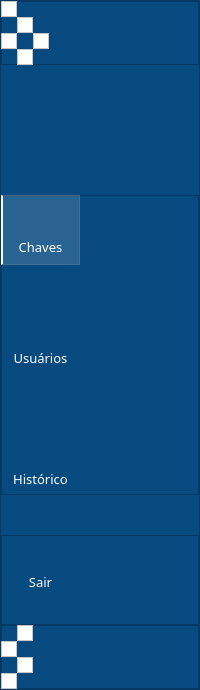
         <widget class="QFrame" name="frame_barraLateral">
          <property name="minimumSize">
           <size>
            <width>80</width>
            <height>0</height>
           </size>
          </property>
          <property name="maximumSize">
           <size>
            <width>16777215</width>
            <height>16777215</height>
           </size>
          </property>
          <property name="styleSheet">
           <string notr="true">background-color: #064A80;
color: #fff;
font-family: Aldrich;
font-size: 13px;</string>
          </property>
          <property name="frameShape">
           <enum>QFrame::StyledPanel</enum>
          </property>
          <property name="frameShadow">
           <enum>QFrame::Raised</enum>
          </property>
          <layout class="QVBoxLayout" name="verticalLayout_10">
           <property name="spacing">
            <number>0</number>
           </property>
           <property name="leftMargin">
            <number>0</number>
           </property>
           <property name="topMargin">
            <number>0</number>
           </property>
           <property name="rightMargin">
            <number>0</number>
           </property>
           <property name="bottomMargin">
            <number>0</number>
           </property>
           <item>
            <widget class="QFrame" name="frame_quadradinhosB">
             <property name="minimumSize">
              <size>
               <width>68</width>
               <height>64</height>
              </size>
             </property>
             <property name="maximumSize">
              <size>
               <width>16777215</width>
               <height>64</height>
              </size>
             </property>
             <property name="frameShape">
              <enum>QFrame::StyledPanel</enum>
             </property>
             <property name="frameShadow">
              <enum>QFrame::Raised</enum>
             </property>
             <property name="lineWidth">
              <number>0</number>
             </property>
             <widget class="QFrame" name="frame_quadradinho">
              <property name="geometry">
               <rect>
                <x>0</x>
                <y>0</y>
                <width>16</width>
                <height>16</height>
               </rect>
              </property>
              <property name="sizePolicy">
               <sizepolicy hsizetype="Fixed" vsizetype="Fixed">
                <horstretch>0</horstretch>
                <verstretch>0</verstretch>
               </sizepolicy>
              </property>
              <property name="styleSheet">
               <string notr="true">background-color: #fff;</string>
              </property>
              <property name="frameShape">
               <enum>QFrame::StyledPanel</enum>
              </property>
              <property name="frameShadow">
               <enum>QFrame::Raised</enum>
              </property>
             </widget>
             <widget class="QFrame" name="frame_quadradinho_2">
              <property name="geometry">
               <rect>
                <x>16</x>
                <y>16</y>
                <width>16</width>
                <height>16</height>
               </rect>
              </property>
              <property name="sizePolicy">
               <sizepolicy hsizetype="Fixed" vsizetype="Fixed">
                <horstretch>0</horstretch>
                <verstretch>0</verstretch>
               </sizepolicy>
              </property>
              <property name="styleSheet">
               <string notr="true">background-color: #fff;</string>
              </property>
              <property name="frameShape">
               <enum>QFrame::StyledPanel</enum>
              </property>
              <property name="frameShadow">
               <enum>QFrame::Raised</enum>
              </property>
             </widget>
             <widget class="QFrame" name="frame_quadradinho_3">
              <property name="geometry">
               <rect>
                <x>0</x>
                <y>32</y>
                <width>16</width>
                <height>16</height>
               </rect>
              </property>
              <property name="sizePolicy">
               <sizepolicy hsizetype="Fixed" vsizetype="Fixed">
                <horstretch>0</horstretch>
                <verstretch>0</verstretch>
               </sizepolicy>
              </property>
              <property name="styleSheet">
               <string notr="true">background-color: #fff;</string>
              </property>
              <property name="frameShape">
               <enum>QFrame::StyledPanel</enum>
              </property>
              <property name="frameShadow">
               <enum>QFrame::Raised</enum>
              </property>
             </widget>
             <widget class="QFrame" name="frame_quadradinho_4">
              <property name="geometry">
               <rect>
                <x>16</x>
                <y>48</y>
                <width>16</width>
                <height>16</height>
               </rect>
              </property>
              <property name="sizePolicy">
               <sizepolicy hsizetype="Fixed" vsizetype="Fixed">
                <horstretch>0</horstretch>
                <verstretch>0</verstretch>
               </sizepolicy>
              </property>
              <property name="styleSheet">
               <string notr="true">background-color: #fff;</string>
              </property>
              <property name="frameShape">
               <enum>QFrame::StyledPanel</enum>
              </property>
              <property name="frameShadow">
               <enum>QFrame::Raised</enum>
              </property>
             </widget>
             <widget class="QFrame" name="frame_quadradinho_5">
              <property name="geometry">
               <rect>
                <x>32</x>
                <y>32</y>
                <width>16</width>
                <height>16</height>
               </rect>
              </property>
              <property name="sizePolicy">
               <sizepolicy hsizetype="Fixed" vsizetype="Fixed">
                <horstretch>0</horstretch>
                <verstretch>0</verstretch>
               </sizepolicy>
              </property>
              <property name="styleSheet">
               <string notr="true">background-color: #fff;</string>
              </property>
              <property name="frameShape">
               <enum>QFrame::StyledPanel</enum>
              </property>
              <property name="frameShadow">
               <enum>QFrame::Raised</enum>
              </property>
             </widget>
            </widget>
           </item>
           <item>
            <spacer name="verticalSpacer_30">
             <property name="orientation">
              <enum>Qt::Vertical</enum>
             </property>
             <property name="sizeType">
              <enum>QSizePolicy::Minimum</enum>
             </property>
             <property name="sizeHint" stdset="0">
              <size>
               <width>20</width>
               <height>130</height>
              </size>
             </property>
            </spacer>
           </item>
           <item>
            <widget class="QFrame" name="frame_iconesCentrais">
             <property name="minimumSize">
              <size>
               <width>0</width>
               <height>300</height>
              </size>
             </property>
             <property name="styleSheet">
              <string notr="true"/>
             </property>
             <property name="frameShape">
              <enum>QFrame::StyledPanel</enum>
             </property>
             <property name="frameShadow">
              <enum>QFrame::Raised</enum>
             </property>
             <widget class="QLabel" name="label_iconRelatorio">
              <property name="geometry">
               <rect>
                <x>22</x>
                <y>237</y>
                <width>36</width>
                <height>36</height>
               </rect>
              </property>
              <property name="minimumSize">
               <size>
                <width>0</width>
                <height>0</height>
               </size>
              </property>
              <property name="text">
               <string/>
              </property>
              <property name="pixmap">
               <pixmap>icons/relatorio.svg</pixmap>
              </property>
              <property name="scaledContents">
               <bool>true</bool>
              </property>
              <property name="alignment">
               <set>Qt::AlignCenter</set>
              </property>
             </widget>
             <widget class="QLabel" name="label_iconUser">
              <property name="geometry">
               <rect>
                <x>21</x>
                <y>118</y>
                <width>38</width>
                <height>38</height>
               </rect>
              </property>
              <property name="minimumSize">
               <size>
                <width>0</width>
                <height>0</height>
               </size>
              </property>
              <property name="text">
               <string/>
              </property>
              <property name="pixmap">
               <pixmap>icons/usuarios.svg</pixmap>
              </property>
              <property name="scaledContents">
               <bool>true</bool>
              </property>
              <property name="alignment">
               <set>Qt::AlignCenter</set>
              </property>
             </widget>
             <widget class="QLabel" name="label_iconChave">
              <property name="geometry">
               <rect>
                <x>20</x>
                <y>5</y>
                <width>38</width>
                <height>38</height>
               </rect>
              </property>
              <property name="minimumSize">
               <size>
                <width>0</width>
                <height>0</height>
               </size>
              </property>
              <property name="text">
               <string/>
              </property>
              <property name="pixmap">
               <pixmap>icons/vpn_key_white_48dp.svg</pixmap>
              </property>
              <property name="scaledContents">
               <bool>true</bool>
              </property>
              <property name="alignment">
               <set>Qt::AlignCenter</set>
              </property>
             </widget>
             <widget class="QPushButton" name="btn_chave">
              <property name="geometry">
               <rect>
                <x>0</x>
                <y>0</y>
                <width>79</width>
                <height>70</height>
               </rect>
              </property>
              <property name="styleSheet">
               <string notr="true">QPushButton {
	padding-top: 34px;
	background-color: rgba(255,255,255,0);
	border-style: outset;	
}
QPushButton:hover {
	background-color: rgba(255,255,255,15);
}
QPushButton:pressed {
	background-color: rgba(255,255,255,35);
}
</string>
              </property>
              <property name="text">
               <string>Chaves</string>
              </property>
             </widget>
             <widget class="QPushButton" name="btn_usuario">
              <property name="geometry">
               <rect>
                <x>0</x>
                <y>112</y>
                <width>79</width>
                <height>70</height>
               </rect>
              </property>
              <property name="styleSheet">
               <string notr="true">QPushButton {
	padding-top: 32px;
	background-color: rgba(255,255,255,0);
	border-style: outset;	
}
QPushButton:hover {
	background-color: rgba(255,255,255,15);
}
QPushButton:pressed {
	background-color: rgba(255,255,255,35);
}
</string>
              </property>
              <property name="text">
               <string>Usuários</string>
              </property>
             </widget>
             <widget class="QPushButton" name="btn_historico">
              <property name="geometry">
               <rect>
                <x>0</x>
                <y>230</y>
                <width>79</width>
                <height>70</height>
               </rect>
              </property>
              <property name="styleSheet">
               <string notr="true">QPushButton {
	padding-top: 38px;
	background-color: rgba(255,255,255,0);
	border-style: outset;	
}
QPushButton:hover {
	background-color: rgba(255,255,255,15);
}
QPushButton:pressed {
	background-color: rgba(255,255,255,35);
}
</string>
              </property>
              <property name="text">
               <string>Histórico</string>
              </property>
             </widget>
             <widget class="QFrame" name="frame_selected">
              <property name="geometry">
               <rect>
                <x>0</x>
                <y>0</y>
                <width>79</width>
                <height>70</height>
               </rect>
              </property>
              <property name="styleSheet">
               <string notr="true">background-color: rgba(255,255,255,35);
border-left: 2px solid #fff;
padding-right: 2px;</string>
              </property>
              <property name="frameShape">
               <enum>QFrame::StyledPanel</enum>
              </property>
              <property name="frameShadow">
               <enum>QFrame::Raised</enum>
              </property>
             </widget>
             <zorder>label_iconUser</zorder>
             <zorder>label_iconRelatorio</zorder>
             <zorder>label_iconChave</zorder>
             <zorder>frame_selected</zorder>
             <zorder>btn_chave</zorder>
             <zorder>btn_usuario</zorder>
             <zorder>btn_historico</zorder>
            </widget>
           </item>
           <item>
            <spacer name="verticalSpacer_31">
             <property name="orientation">
              <enum>Qt::Vertical</enum>
             </property>
             <property name="sizeType">
              <enum>QSizePolicy::Expanding</enum>
             </property>
             <property name="sizeHint" stdset="0">
              <size>
               <width>20</width>
               <height>40</height>
              </size>
             </property>
            </spacer>
           </item>
           <item>
            <widget class="QFrame" name="frame_iconeLogout">
             <property name="minimumSize">
              <size>
               <width>0</width>
               <height>90</height>
              </size>
             </property>
             <property name="styleSheet">
              <string notr="true"/>
             </property>
             <property name="frameShape">
              <enum>QFrame::StyledPanel</enum>
             </property>
             <property name="frameShadow">
              <enum>QFrame::Raised</enum>
             </property>
             <widget class="QLabel" name="label_iconLogout">
              <property name="geometry">
               <rect>
                <x>25</x>
                <y>13</y>
                <width>24</width>
                <height>24</height>
               </rect>
              </property>
              <property name="text">
               <string/>
              </property>
              <property name="pixmap">
               <pixmap>icons/logout_white_48dp.svg</pixmap>
              </property>
              <property name="scaledContents">
               <bool>true</bool>
              </property>
             </widget>
             <widget class="QPushButton" name="btn_sair">
              <property name="geometry">
               <rect>
                <x>0</x>
                <y>0</y>
                <width>79</width>
                <height>70</height>
               </rect>
              </property>
              <property name="minimumSize">
               <size>
                <width>79</width>
                <height>0</height>
               </size>
              </property>
              <property name="styleSheet">
               <string notr="true">QPushButton {
	padding-top: 24px;
	background-color: rgba(255,255,255,0);
	border-style: outset;	
}
QPushButton:hover {
	background-color: rgba(255,255,255,15);
}
QPushButton:pressed {
	background-color: rgba(255,255,255,35);
}
</string>
              </property>
              <property name="text">
               <string>Sair</string>
              </property>
             </widget>
            </widget>
           </item>
           <item>
            <widget class="QFrame" name="frame_quadradinhosB2">
             <property name="minimumSize">
              <size>
               <width>68</width>
               <height>64</height>
              </size>
             </property>
             <property name="maximumSize">
              <size>
               <width>16777215</width>
               <height>64</height>
              </size>
             </property>
             <property name="frameShape">
              <enum>QFrame::StyledPanel</enum>
             </property>
             <property name="frameShadow">
              <enum>QFrame::Raised</enum>
             </property>
             <widget class="QFrame" name="frame_quadradinho_6">
              <property name="geometry">
               <rect>
                <x>0</x>
                <y>48</y>
                <width>16</width>
                <height>16</height>
               </rect>
              </property>
              <property name="sizePolicy">
               <sizepolicy hsizetype="Fixed" vsizetype="Fixed">
                <horstretch>0</horstretch>
                <verstretch>0</verstretch>
               </sizepolicy>
              </property>
              <property name="styleSheet">
               <string notr="true">background-color: #fff;</string>
              </property>
              <property name="frameShape">
               <enum>QFrame::StyledPanel</enum>
              </property>
              <property name="frameShadow">
               <enum>QFrame::Raised</enum>
              </property>
             </widget>
             <widget class="QFrame" name="frame_quadradinho_7">
              <property name="geometry">
               <rect>
                <x>0</x>
                <y>16</y>
                <width>16</width>
                <height>16</height>
               </rect>
              </property>
              <property name="sizePolicy">
               <sizepolicy hsizetype="Fixed" vsizetype="Fixed">
                <horstretch>0</horstretch>
                <verstretch>0</verstretch>
               </sizepolicy>
              </property>
              <property name="styleSheet">
               <string notr="true">background-color: #fff;</string>
              </property>
              <property name="frameShape">
               <enum>QFrame::StyledPanel</enum>
              </property>
              <property name="frameShadow">
               <enum>QFrame::Raised</enum>
              </property>
             </widget>
             <widget class="QFrame" name="frame_quadradinho_8">
              <property name="geometry">
               <rect>
                <x>16</x>
                <y>32</y>
                <width>16</width>
                <height>16</height>
               </rect>
              </property>
              <property name="sizePolicy">
               <sizepolicy hsizetype="Fixed" vsizetype="Fixed">
                <horstretch>0</horstretch>
                <verstretch>0</verstretch>
               </sizepolicy>
              </property>
              <property name="styleSheet">
               <string notr="true">background-color: #fff;</string>
              </property>
              <property name="frameShape">
               <enum>QFrame::StyledPanel</enum>
              </property>
              <property name="frameShadow">
               <enum>QFrame::Raised</enum>
              </property>
             </widget>
             <widget class="QFrame" name="frame_quadradinho_9">
              <property name="geometry">
               <rect>
                <x>16</x>
                <y>0</y>
                <width>16</width>
                <height>16</height>
               </rect>
              </property>
              <property name="sizePolicy">
               <sizepolicy hsizetype="Fixed" vsizetype="Fixed">
                <horstretch>0</horstretch>
                <verstretch>0</verstretch>
               </sizepolicy>
              </property>
              <property name="styleSheet">
               <string notr="true">background-color: #fff;</string>
              </property>
              <property name="frameShape">
               <enum>QFrame::StyledPanel</enum>
              </property>
              <property name="frameShadow">
               <enum>QFrame::Raised</enum>
              </property>
             </widget>
            </widget>
           </item>
          </layout>
         </widget>
